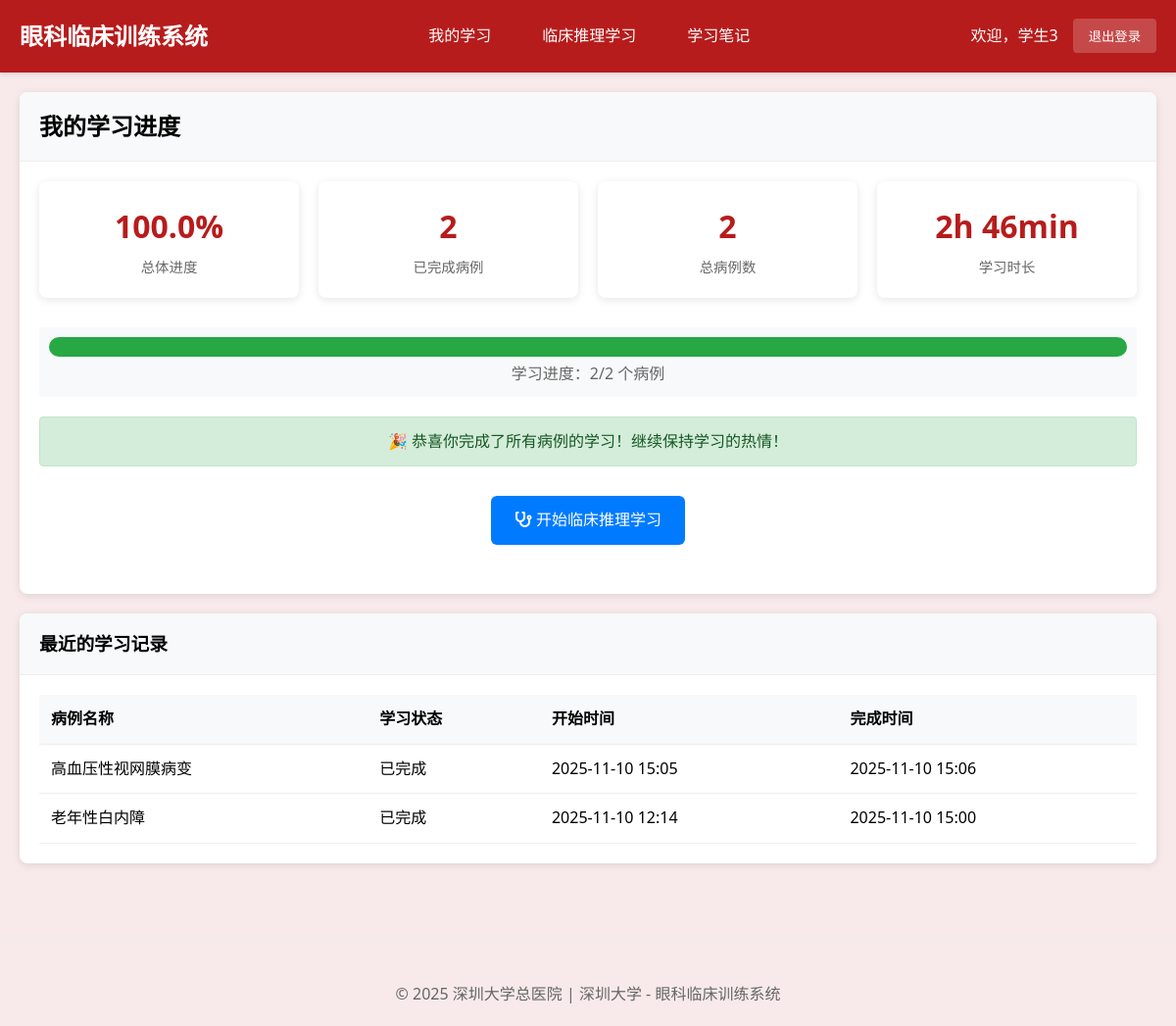
Screenshot of /student/ (signed in) with the database file from the repository.
### cases/models.py (models this page shows, shortened)
class StudentClinicalSession(models.Model):
    student = models.ForeignKey(User, on_delete=models.CASCADE, verbose_name="学生")
    clinical_case = models.ForeignKey(ClinicalCase, on_delete=models.CASCADE, verbose_name="临床案例")
    session_status = models.CharField(
        max_length=30,  # 增加长度以适应最长的选项
        choices=[
            ('case_presentation', '病例呈现'),         # 步骤1: 呈现病例
            ('examination_selection', '检查选择'),     # 步骤2: 选择检查方法
            ('examination_results', '检查结果'),       # 步骤3: 查看检查图像结果
            ('diagnosis_reasoning', '诊断推理'),       # 步骤4: 诊断判断推理
            ('treatment_selection', '治疗选择'),       # 步骤5: 选择治疗方案
            ('learning_feedback', '学习反馈'),         # 步骤6: 学习反馈
            ('completed', '已完成')
        ],
        default='case_presentation',
        verbose_name="当前阶段"
    )
    selected_examinations = models.JSONField(default=list, verbose_name="已选检查项目")
    examination_images_viewed = models.JSONField(default=list, verbose_name="已查看的检查图像")
    selected_diagnosis = models.ForeignKey(DiagnosisOption, on_delete=SET_NULL, blank=True, null=True, verbose_name="选择的诊断")
    selected_diagnoses = models.JSONField(default=list, verbose_name="选中的多个诊断ID", help_text="支持鉴别诊断的多选功能")
    diagnosis_reasoning_text = models.TextField(blank=True, verbose_name="诊断推理过程",
                                               help_text="学生的诊断思路和推理过程")
    selected_treatments = models.JSONField(default=list, verbose_name="已选治疗方案")
    step_completion_status = models.JSONField(
        default=dict,
        verbose_name="步骤完成状态",
        help_text="记录每个步骤的完成情况：{step_name: {completed: bool, score: float, completion_time: datetime}}"
    )
    required_examinations_completed = models.BooleanField(default=False, verbose_name="必选检查是否完成")
    examination_selection_valid = models.BooleanField(default=False, verbose_name="检查选择是否有效")
    examination_score = models.FloatField(default=0.0, verbose_name="检查选择得分")
    diagnosis_score = models.FloatField(default=0.0, verbose_name="诊断准确性得分")
    treatment_score = models.FloatField(default=0.0, verbose_name="治疗方案得分")
    reasoning_score = models.FloatField(default=0.0, verbose_name="推理过程得分")
    overall_score = models.FloatField(default=0.0, verbose_name="总体得分")
    diagnosis_attempt_count = models.IntegerField(default=0, verbose_name="诊断尝试次数", help_text="记录学生诊断尝试的次数，用于循序渐进指导")
    diagnosis_guidance_level = models.IntegerField(default=0, verbose_name="指导级别", help_text="0=无提示，1=轻度提示，2=中度提示，3=强提示")
    time_spent = models.JSONField(default=dict, verbose_name="各阶段用时", help_text="JSON格式记录各阶段耗时")
    step_start_times = models.JSONField(default=dict, verbose_name="各步骤开始时间")
    started_at = models.DateTimeField(auto_now_add=True, verbose_name="开始时间")
    completed_at = models.DateTimeField(blank=True, null=True, verbose_name="完成时间")
    last_activity = models.DateTimeField(auto_now=True, verbose_name="最后活动时间")
    learning_notes = models.TextField(blank=True, verbose_name="学习笔记")
    reflection = models.TextField(blank=True, verbose_name="学习反思")
    session_data = models.JSONField(default=dict, verbose_name="会话数据",
                                   help_text="保存检查顺序、当前进度等临时数据")
    class Meta:
        verbose_name = "学生临床会话"
        verbose_name_plural = "学生临床会话"
        ordering = ['-started_at']
        unique_together = ['student', 'clinical_case']

class ClinicalCase(models.Model):
    title = models.CharField(max_length=200, verbose_name="案例标题")
    case_id = models.CharField(max_length=50, unique=True, verbose_name="案例编号")
    patient_age = models.IntegerField(verbose_name="患者年龄")
    patient_gender = models.CharField(max_length=10, choices=[('M', '男'), ('F', '女')], verbose_name="患者性别")
    chief_complaint = models.TextField(verbose_name="主诉")
    present_illness = models.TextField(verbose_name="现病史")
    past_history = models.TextField(blank=True, verbose_name="既往史")
    family_history = models.TextField(blank=True, verbose_name="家族史")
    learning_objectives = models.JSONField(verbose_name="学习目标", help_text="JSON格式存储多个学习目标")
    difficulty_level = models.CharField(
        max_length=20,
        choices=[('beginner', '初级'), ('intermediate', '中级'), ('advanced', '高级')],
        default='intermediate',
        verbose_name="难度等级"
    )
    is_active = models.BooleanField(default=True, verbose_name="是否启用")
    created_by = models.ForeignKey(User, on_delete=models.CASCADE, verbose_name="创建者")
    created_at = models.DateTimeField(auto_now_add=True, verbose_name="创建时间")
    updated_at = models.DateTimeField(auto_now=True, verbose_name="更新时间")
    case_images = models.JSONField(blank=True, null=True, verbose_name="案例图片", help_text="存储图片路径的JSON数组")
    class Meta:
        verbose_name = "临床案例"
        verbose_name_plural = "临床案例"
        ordering = ['-created_at']

### cases/views.py (the view)
# urls.py: path('student/', views.student_dashboard, name='student_dashboard'),
@login_required
@user_passes_test(is_student, login_url='login')
def student_dashboard(request):
    user = request.user
    total_clinical_cases = ClinicalCase.objects.filter(is_active=True).count()
    user_sessions = StudentClinicalSession.objects.filter(student=user)
    completed_sessions = user_sessions.filter(completed_at__isnull=False).count()
    progress_percentage = 0
    if total_clinical_cases > 0:
        progress_percentage = round((completed_sessions / total_clinical_cases) * 100, 1)
    total_study_time = 0
    for session in user_sessions.filter(completed_at__isnull=False):
        if session.completed_at and session.started_at:
            if session.last_activity:
                duration = session.last_activity - session.started_at
            else:
                duration = session.completed_at - session.started_at
            duration_minutes = duration.total_seconds() / 60
            if duration_minutes > 0:
                total_study_time += duration_minutes
    total_study_time = round(total_study_time)
    hours = total_study_time // 60
    minutes = total_study_time % 60
    if hours > 0:
        if minutes > 0:
            formatted_study_time = f"{hours}h {minutes}min"
        else:
            formatted_study_time = f"{hours}h"
    else:
        formatted_study_time = f"{minutes}min"
    recent_sessions = user_sessions.order_by('-started_at')[:5]
    progress = {
        'progress_percentage': progress_percentage,
        'total_study_time': total_study_time,
        'formatted_study_time': formatted_study_time,
    }
    context = {
        'total_clinical_cases': total_clinical_cases,
        'completed_sessions': completed_sessions,
        'recent_sessions': recent_sessions,
        'progress': progress,
    }
    return render(request, 'student/dashboard.html', context)

### cases/views.py (called while the page is built)
def is_student(user):
    return user.groups.filter(name='Students').exists()

### cases/templates/student/dashboard.html (shortened to what this page needs)
{% extends 'base.html' %}
{% load static %}
{% block content %}
<div class="card">
    <div class="card-header">
        <h2>我的学习进度</h2>
    </div>
    <div class="card-body">
        <div class="stats-grid">
            <div class="stat-card" role="status" aria-label="总体学习进度">
                <div class="stat-number">{{ progress.progress_percentage|floatformat:1|default:0 }}%</div>
                <div class="stat-label">总体进度</div>
            </div>
            <div class="stat-card" role="status" aria-label="已完成病例数量">
                <div class="stat-number">{{ completed_sessions }}</div>
                <div class="stat-label">已完成病例</div>
            </div>
            <div class="stat-card" role="status" aria-label="总病例数量">
                <div class="stat-number">{{ total_clinical_cases }}</div>
                <div class="stat-label">总病例数</div>
            </div>
            <div class="stat-card" role="status" aria-label="总学习时长">
                <div class="stat-number">{{ progress.formatted_study_time|default:"0min" }}</div>
                <div class="stat-label">学习时长</div>
            </div>
        </div>
        <div class="progress-container" style="background: #f8f9fa; padding: 10px; border-radius: 4px; margin: 20px 0;">
            <div class="progress-bar"
                 style="background: #007bff; height: 20px; border-radius: 10px; transition: width 0.3s; width: 0%;"
                 data-progress="{{ progress.progress_percentage|floatformat:1|default:0 }}"></div>
            <div style="text-align: center; margin-top: 5px; color: #666;">学习进度：{{ completed_sessions }}/{{ total_clinical_cases }} 个病例</div>
        </div>
        <div style="text-align: center; margin: 30px 0;">
            <a href="{% url 'clinical_case_list' %}" class="btn" style="background: #007bff; color: white; padding: 12px 24px; border-radius: 6px; text-decoration: none;">
                <i class="fas fa-stethoscope"></i> 开始临床推理学习
            </a>
        </div>
    </div>
</div>
{% if recent_sessions %}
<div class="card">
    <div class="card-header">
        <h3>最近的学习记录</h3>
    </div>
    <div class="card-body">
        <table class="table">
            <thead>
                <tr>
                    <th>病例名称</th>
                    <th>学习状态</th>
                    <th>开始时间</th>
                    <th>完成时间</th>
                </tr>
            </thead>
            <tbody>
                {% for session in recent_sessions %}
                <tr>
                    <td>{{ session.clinical_case.title }}</td>
                    <td>
                        {% if session.completed_at %}
                            <span class="badge badge-success">已完成</span>
                        {% else %}
                            <span class="badge badge-warning">学习中</span>
                        {% endif %}
                    </td>
                    <td>{{ session.started_at|date:"Y-m-d H:i" }}</td>
                    <td>
                        {% if session.completed_at %}
                            {{ session.completed_at|date:"Y-m-d H:i" }}
                        {% else %}
                            -
                        {% endif %}
                    </td>
                </tr>
                {% endfor %}
            </tbody>
        </table>
    </div>
</div>
{% endif %}
{% endblock %}

### cases/templates/base.html (shortened to what this page needs)
{% load static %}
<!DOCTYPE html>
<html lang="zh-cn">
<head>
    <link rel="stylesheet" href="https://cdnjs.cloudflare.com/ajax/libs/font-awesome/6.0.0/css/all.min.css">
</head>
<body>
    <header class="header">
        <div class="nav-container">
            <div class="logo">眼科临床训练系统</div>
            {% if user.is_authenticated %}
            <nav class="nav-links">
                {% if user.groups.all.0.name == 'Teachers' or user.is_superuser %}
                    <a href="{% url 'teacher_dashboard' %}">仪表板</a>
                    <a href="{% url 'system_management' %}">人员系统管理</a>
                {% else %}
                    <a href="{% url 'student_dashboard' %}">我的学习</a>
                    <a href="{% url 'clinical_case_list' %}">临床推理学习</a>
                    <a href="{% url 'student_learning_notes' %}">学习笔记</a>
                {% endif %}
            </nav>
            <div class="user-info">
                <span>欢迎，{{ user.get_full_name|default:user.username }}</span>
                <form method="post" action="{% url 'logout' %}" style="display: inline;">
                    <button type="submit" class="logout-btn">退出登录</button>
                </form>
            </div>
            {% endif %}
        </div>
    </header>
    <main class="container">
        {% block content %}{% endblock %}
    </main>
    <footer class="footer">
        <p>&copy; 2025 深圳大学总医院 | 深圳大学 - 眼科临床训练系统</p>
    </footer>
</body>
</html>

### cases/templates/base.html (style rules this page uses)
* { margin: 0; padding: 0; box-sizing: border-box; }
body { font-family: 'Segoe UI', Tahoma, Geneva, Verdana, sans-serif; background: #f8eaea; line-height: 1.6; }
.header { background: #b71c1c; color: white; padding: 1rem 0; box-shadow: 0 2px 4px rgba(0,0,0,0.1); }
.nav-container { max-width: 1200px; margin: 0 auto; padding: 0 20px; display: flex; justify-content: space-between; align-items: center; }
.logo { font-size: 1.5rem; font-weight: bold; }
.nav-links { display: flex; gap: 20px; }
.nav-links a { color: white; text-decoration: none; padding: 8px 16px; border-radius: 4px; transition: background 0.3s; }
.user-info { display: flex; align-items: center; gap: 15px; }
.logout-btn { background: rgba(255,255,255,0.2); color: white; border: none; padding: 8px 16px; border-radius: 4px; cursor: pointer; text-decoration: none; }
.container { max-width: 1200px; margin: 0 auto; padding: 20px; }
.btn { display: inline-block; padding: 10px 20px; background: #b71c1c; color: white; text-decoration: none; border-radius: 4px; border: none; cursor: pointer; transition: background 0.3s; }
.card { background: white; border-radius: 8px; box-shadow: 0 2px 8px rgba(0,0,0,0.1); margin-bottom: 20px; }
.card-header { padding: 16px 20px; border-bottom: 1px solid #eee; font-weight: bold; background: #f8f9fa; border-radius: 8px 8px 0 0; }
.card-body { padding: 20px; }
.table { width: 100%; border-collapse: collapse; }
.table th, .table td { padding: 12px; text-align: left; border-bottom: 1px solid #eee; }
.table th { background: #f8f9fa; font-weight: bold; }
.footer { text-align: center; color: #666; padding: 40px 0 20px 0; margin-top: 40px; border-top: 1px solid #eee; }
.stats-grid { display: grid; grid-template-columns: repeat(auto-fit, minmax(200px, 1fr)); gap: 20px; margin-bottom: 30px; }
.stat-card { background: white; padding: 20px; border-radius: 8px; text-align: center; box-shadow: 0 2px 8px rgba(0,0,0,0.1); }
.stat-number { font-size: 2rem; font-weight: bold; color: #b71c1c; margin-bottom: 5px; }
.stat-label { color: #666; font-size: 0.9rem; }

### rows the page displays
StudentClinicalSession: clinical_case "高血压性视网膜病变", shows "已完成", started_at "2025-11-10 15:05", completed_at "2025-11-10 15:06"
StudentClinicalSession: clinical_case "老年性白内障", shows "已完成", started_at "2025-11-10 12:14", completed_at "2025-11-10 15:00"

### other values shown
{{ user.get_full_name|default:user.username }} "学生3"
{{ progress.progress_percentage|floatformat:1|default:0 }} "100.0"
{{ completed_sessions }} "2"
{{ total_clinical_cases }} "2"
{{ progress.formatted_study_time|default:"0min" }} "2h 46min"
